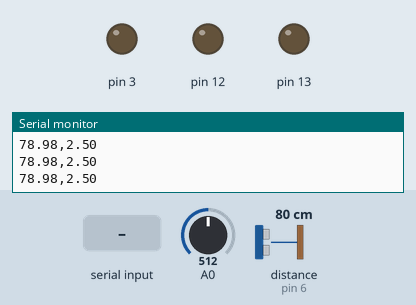
The sketch below on a simulated Arduino Uno, built with avr-gcc and run on an emulated ATmega328P. On the bench: output pins drawn as LEDs (lit = HIGH), the last lines printed to the serial monitor. Wiring (inferred from the names in the program): ultrasonic range finder: trigger pin 7; echo pin 6. The test bench sets the inputs (shaded band); at power-on: A0 = 512, distance to the obstacle (sensor on pin 6) 80 cm. The echo pulse lasts 58.3 µs per cm; pins used as bus, display or sensor lines are not drawn.

Above: at 1.2 s.
1.3 s: "1" received over Serial
At 2.3 s:
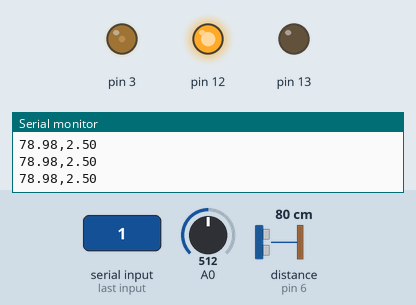
3.1 s: "0" received over Serial
At 4.4 s:
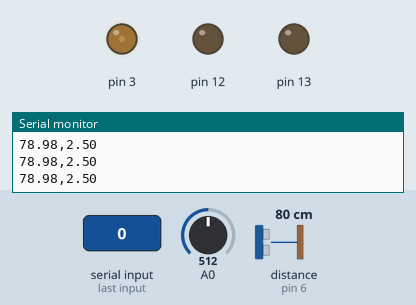
4.7 s: "2" received over Serial
At 5.9 s:
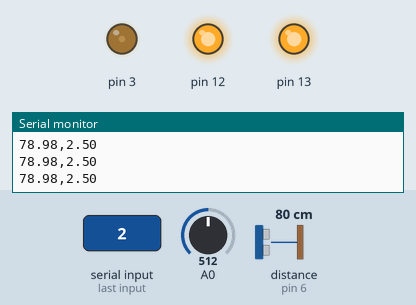
6.3 s: "0" received over Serial
At 7.2 s:
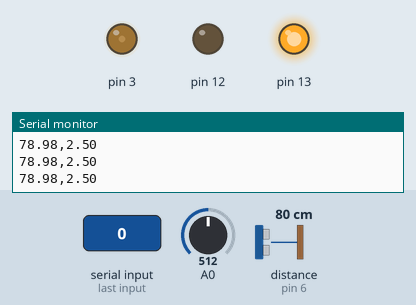
11.0 s: "3" received over Serial
At 11.4 s:
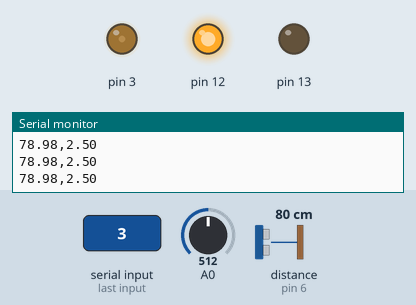
Timing chart, 0 to 13.9 s (numbered marks = the images above; inputs shaded):
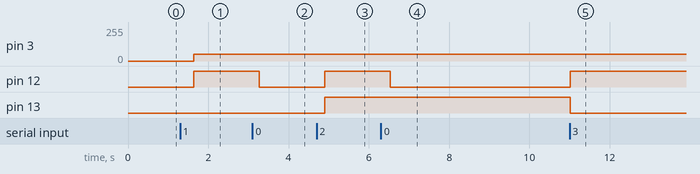

The sketch:

SR04.ino
```cpp
int sr_echo=6;
int sr_trig=7;
 int AD_Value ;
 float float_AD_Value;
 int inByte;
//-----------------------------------------------//
//這是距離獲取函數
//這個函數執行時將執行對應操作通過sr04獲取距離
//-----------------------------------------------//
float get_distances() {
  float sr_time=0,sr_dis=0;
  digitalWrite(sr_trig,LOW);        //先發送低電位，為發送啟動信號做準備
  delay(1);          //延遲1ms
  digitalWrite(sr_trig,HIGH);       //發送準備信號，準備信號是10us以上的高電位，這裡我們發送1ms的高電位
  delay(1);         //讓12號接腳保持高電位1ms
  digitalWrite(sr_trig,LOW);        //高電位發送後，延遲結束，這時我們變低電位，為讀取回傳做準備
  sr_time=pulseIn(sr_echo,HIGH);    //開始讀取回傳時間,即echo讀入為高電位的時間
  sr_time=sr_time/1000/1000;      //將微秒轉為秒
  sr_dis=sr_time*340/2;             //回傳時間是往返時間所以要除2得到單程時間，聲速大約是340M/S，因此再乘
  sr_dis*=100;          //將米單位轉為厘米單位
  return sr_dis;
}

//-----------------------------------------------//
//這是設置程序
//這個函數在arduino通電後或reset時執行
//-----------------------------------------------//
void setup() {
  // put your setup code here, to run once:
  pinMode(sr_echo, INPUT);    //設定sr_echo為輸入模式
  pinMode(sr_trig, OUTPUT);   //設定sr_trig為輸出模式
  Serial.begin(115200);       //設定的鮑率
   pinMode(3, OUTPUT);   //3腳設定為輸出
    pinMode(13, OUTPUT);   //13腳設定為輸出
     pinMode(12, OUTPUT);   //12腳設定為輸出
}

void loop()
{
  if (Serial.available() > 0) //檢查串列通訊介面是否有可用的資料。
  {
    // get incoming byte:
    inByte = Serial.read();//讀取一個位元組的資料並儲存在 inByte 變數中。
    if(inByte==49)//如果讀取的位元組等於 49（ASCII 碼對應數字 '1'），則執行
    analogWrite(3,inByte);

   { digitalWrite(12, HIGH); }//腳位 12 設置為高電位

     if(inByte==48)//如果讀取的位元組等於 48（ASCII 碼對應數字 '0'），則執行
   { digitalWrite(12, LOW); }//腳位 12 設置為低電位
     if(inByte==50)//如果讀取的位元組等於 50（ASCII 碼對應數字 '2'），則執行
   { digitalWrite(13, HIGH); }//腳位 13 設置為高電位

     if(inByte==51)//如果讀取的位元組等於 51（ASCII 碼對應數字 '3'），則執行
   { digitalWrite(13, LOW); }//腳位 13 設置為低電位

  }
  float sr_dis=get_distances();//呼叫 get_distances() 函式，並將返回的距離值存儲在 sr_dis 變數中。
  Serial.print(sr_dis);         //向PC發送測得的距離
     Serial.print(',');//傳送逗號分隔符，用於在距離值和類比數值之間劃分
    AD_Value = analogRead(A0);  //輸入腳位 A0 讀取類比數值，並將其存儲在 AD_Value 變數中

    float_AD_Value=(float)AD_Value/1023*5.00;  //換算為浮點電壓值
     Serial.println(float_AD_Value,2);          //保留兩位小數發送數據
            delay(400);                //  延遲400ms

}
```

Measured:
- after the input at 1.3 s, pin 3: 0/255 → 49/255 after 0.33 s; pin 12: LOW → HIGH after 0.33 s
- after the input at 3.1 s, pin 12: HIGH → LOW after 0.17 s
- after the input at 4.7 s, pin 12, pin 13: LOW → HIGH after 0.20 s
- after the input at 6.3 s, pin 12: HIGH → LOW after 0.23 s
- after the input at 11.0 s, pin 12: LOW → HIGH at once; pin 13: HIGH → LOW at once
